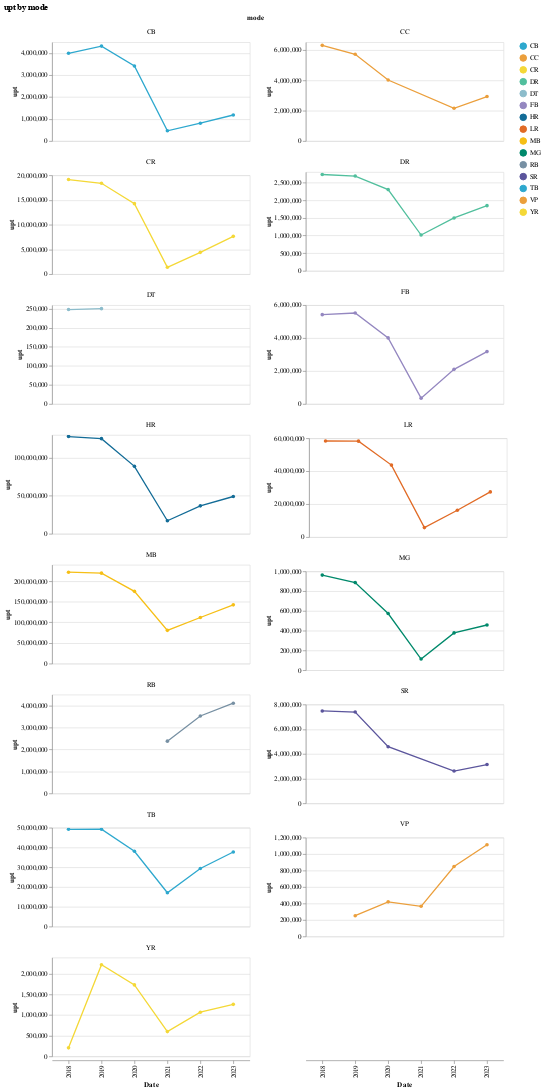

Source (notebook cell):
### Markdown cell above
## Transit Mode

### Code cell
make_line_chart(by_mode_long, y_col = "upt", color_col = "mode", title = "Total Annual UPT by Mode")

### Figure 1 — Vega-Lite specification as saved in the notebook (floating-point values rounded to 4 significant figures)
{"config": {"view": {"continuousWidth": 300, "continuousHeight": 300}}, "data": {"name": "data-e1d5cc65bcc1bb3c05909267b37d2c21"}, "facet": {"field": "mode", "type": "nominal"}, "spec": {"mark": {"type": "line", "point": true}, "encoding": {"color": {"field": "mode", "scale": {"range": ["#2EA8CE", "#EB9F3C", "#F4D837", "#51BF9D", "#8CBCCB", "#9487C0", "#136C97", "#E16B26", "#F6BF16", "#00896B", "#7790A3", "#5B559C"]}, "title": "", "type": "nominal"}, "tooltip": [{"field": "year", "type": "nominal"}, {"field": "upt", "type": "quantitative"}, {"field": "mode", "type": "nominal"}, {"field": "RTPA", "type": "nominal"}], "x": {"field": "year", "title": "Date", "type": "ordinal"}, "y": {"field": "upt", "title": "upt", "type": "quantitative"}}, "height": 150, "name": "view_3", "width": 300}, "columns": 2, "params": [{"name": "param_4", "select": {"type": "interval", "encodings": ["x", "y"]}, "bind": "scales", "views": ["view_3"]}], "resolve": {"scale": {"y": "independent"}}, "title": "upt by mode", "$schema": "https://vega.github.io/schema/vega-lite/v5.20.1.json", "datasets": {"data-e1d5cc65bcc1bb3c05909267b37d2c21": [{"mode": "CB", "RTPA": "Metropolitan Transportation Commission", "year": "2018", "upt": 3994000.0, "previous_y_upt": 0.0, "change_1yr": 0.0, "pct_change_1yr": 100.0}, {"mode": "CB", "RTPA": "Metropolitan Transportation Commission", "year": "2019", "upt": 4322000.0, "previous_y_upt": 3994000.0, "change_1yr": 327600.0, "pct_change_1yr": 7.58}, {"mode": "CB", "RTPA": "Metropolitan Transportation Commission", "year": "2020", "upt": 3415000.0, "previous_y_upt": 4322000.0, "change_1yr": -906600.0, "pct_change_1yr": -26.55}, {"mode": "CB", "RTPA": "Metropolitan Transportation Commission", "year": "2021", "upt": 464800.0, "previous_y_upt": 3415000.0, "change_1yr": -2950000.0, "pct_change_1yr": -634.7}, {"mode": "CB", "RTPA": "Metropolitan Transportation Commission", "year": "2022", "upt": 810300.0, "previous_y_upt": 464800.0, "change_1yr": 345500.0, "pct_change_1yr": 42.64}, {"mode": "CB", "RTPA": "Metropolitan Transportation Commission", "year": "2023", "upt": 1185000.0, "previous_y_upt": 810300.0, "change_1yr": 374600.0, "pct_change_1yr": 31.62}, {"mode": "CC", "RTPA": "Metropolitan Transportation Commission", "year": "2018", "upt": 6292000.0, "previous_y_upt": 0.0, "change_1yr": 0.0, "pct_change_1yr": 100.0}, {"mode": "CC", "RTPA": "Metropolitan Transportation Commission", "year": "2019", "upt": 5704000.0, "previous_y_upt": 6292000.0, "change_1yr": -588600.0, "pct_change_1yr": -10.32}, {"mode": "CC", "RTPA": "Metropolitan Transportation Commission", "year": "2020", "upt": 4012000.0, "previous_y_upt": 5704000.0, "change_1yr": -1691000.0, "pct_change_1yr": -42.15}, {"mode": "CC", "RTPA": "Metropolitan Transportation Commission", "year": "2022", "upt": 2154000.0, "previous_y_upt": 0.0, "change_1yr": 2154000.0, "pct_change_1yr": 100.0}, {"mode": "CC", "RTPA": "Metropolitan Transportation Commission", "year": "2023", "upt": 2926000.0, "previous_y_upt": 2154000.0, "change_1yr": 772300.0, "pct_change_1yr": 26.39}, {"mode": "CR", "RTPA": "Metropolitan Transportation Commission", "year": "2018", "upt": 19140000.0, "previous_y_upt": 0.0, "change_1yr": 0.0, "pct_change_1yr": 100.0}, {"mode": "CR", "RTPA": "Metropolitan Transportation Commission", "year": "2019", "upt": 18380000.0, "previous_y_upt": 19140000.0, "change_1yr": -761300.0, "pct_change_1yr": -4.14}, {"mode": "CR", "RTPA": "Metropolitan Transportation Commission", "year": "2020", "upt": 14260000.0, "previous_y_upt": 18380000.0, "change_1yr": -4120000.0, "pct_change_1yr": -28.89}, {"mode": "CR", "RTPA": "Metropolitan Transportation Commission", "year": "2021", "upt": 1386000.0, "previous_y_upt": 14260000.0, "change_1yr": -12870000.0, "pct_change_1yr": -928.9}, {"mode": "CR", "RTPA": "Metropolitan Transportation Commission", "year": "2022", "upt": 4409000.0, "previous_y_upt": 1386000.0, "change_1yr": 3023000.0, "pct_change_1yr": 68.57}, {"mode": "CR", "RTPA": "Metropolitan Transportation Commission", "year": "2023", "upt": 7652000.0, "previous_y_upt": 4409000.0, "change_1yr": 3243000.0, "pct_change_1yr": 42.38}, {"mode": "DR", "RTPA": "Metropolitan Transportation Commission", "year": "2018", "upt": 2730000.0, "previous_y_upt": 0.0, "change_1yr": 0.0, "pct_change_1yr": 100.0}, {"mode": "DR", "RTPA": "Metropolitan Transportation Commission", "year": "2019", "upt": 2685000.0, "previous_y_upt": 2730000.0, "change_1yr": -44540.0, "pct_change_1yr": -1.66}, {"mode": "DR", "RTPA": "Metropolitan Transportation Commission", "year": "2020", "upt": 2301000.0, "previous_y_upt": 2685000.0, "change_1yr": -383700.0, "pct_change_1yr": -16.67}, {"mode": "DR", "RTPA": "Metropolitan Transportation Commission", "year": "2021", "upt": 1015000.0, "previous_y_upt": 2301000.0, "change_1yr": -1286000.0, "pct_change_1yr": -126.8}, {"mode": "DR", "RTPA": "Metropolitan Transportation Commission", "year": "2022", "upt": 1498000.0, "previous_y_upt": 1015000.0, "change_1yr": 482800.0, "pct_change_1yr": 32.24}, {"mode": "DR", "RTPA": "Metropolitan Transportation Commission", "year": "2023", "upt": 1847000.0, "previous_y_upt": 1498000.0, "change_1yr": 349700.0, "pct_change_1yr": 18.93}, {"mode": "DT", "RTPA": "Metropolitan Transportation Commission", "year": "2018", "upt": 248400.0, "previous_y_upt": 0.0, "change_1yr": 0.0, "pct_change_1yr": 100.0}, {"mode": "DT", "RTPA": "Metropolitan Transportation Commission", "year": "2019", "upt": 250700.0, "previous_y_upt": 248400.0, "change_1yr": 2328.0, "pct_change_1yr": 0.93}, {"mode": "FB", "RTPA": "Metropolitan Transportation Commission", "year": "2018", "upt": 5423000.0, "previous_y_upt": 0.0, "change_1yr": 0.0, "pct_change_1yr": 100.0}, {"mode": "FB", "RTPA": "Metropolitan Transportation Commission", "year": "2019", "upt": 5519000.0, "previous_y_upt": 5423000.0, "change_1yr": 96540.0, "pct_change_1yr": 1.75}, {"mode": "FB", "RTPA": "Metropolitan Transportation Commission", "year": "2020", "upt": 4011000.0, "previous_y_upt": 5519000.0, "change_1yr": -1508000.0, "pct_change_1yr": -37.59}, {"mode": "FB", "RTPA": "Metropolitan Transportation Commission", "year": "2021", "upt": 354400.0, "previous_y_upt": 4011000.0, "change_1yr": -3657000.0, "pct_change_1yr": -1032.0}, {"mode": "FB", "RTPA": "Metropolitan Transportation Commission", "year": "2022", "upt": 2103000.0, "previous_y_upt": 354400.0, "change_1yr": 1749000.0, "pct_change_1yr": 83.15}, {"mode": "FB", "RTPA": "Metropolitan Transportation Commission", "year": "2023", "upt": 3180000.0, "previous_y_upt": 2103000.0, "change_1yr": 1077000.0, "pct_change_1yr": 33.88}, {"mode": "HR", "RTPA": "Metropolitan Transportation Commission", "year": "2018", "upt": 127900000.0, "previous_y_upt": 0.0, "change_1yr": 0.0, "pct_change_1yr": 100.0}, {"mode": "HR", "RTPA": "Metropolitan Transportation Commission", "year": "2019", "upt": 125100000.0, "previous_y_upt": 127900000.0, "change_1yr": -2769000.0, "pct_change_1yr": -2.21}, {"mode": "HR", "RTPA": "Metropolitan Transportation Commission", "year": "2020", "upt": 88700000.0, "previous_y_upt": 125100000.0, "change_1yr": -36410000.0, "pct_change_1yr": -41.05}, {"mode": "HR", "RTPA": "Metropolitan Transportation Commission", "year": "2021", "upt": 17130000.0, "previous_y_upt": 88700000.0, "change_1yr": -71570000.0, "pct_change_1yr": -417.9}, {"mode": "HR", "RTPA": "Metropolitan Transportation Commission", "year": "2022", "upt": 36770000.0, "previous_y_upt": 17130000.0, "change_1yr": 19650000.0, "pct_change_1yr": 53.43}, {"mode": "HR", "RTPA": "Metropolitan Transportation Commission", "year": "2023", "upt": 49040000.0, "previous_y_upt": 36770000.0, "change_1yr": 12270000.0, "pct_change_1yr": 25.02}, {"mode": "LR", "RTPA": "Metropolitan Transportation Commission", "year": "2018", "upt": 58340000.0, "previous_y_upt": 0.0, "change_1yr": 0.0, "pct_change_1yr": 100.0}, {"mode": "LR", "RTPA": "Metropolitan Transportation Commission", "year": "2019", "upt": 58230000.0, "previous_y_upt": 58340000.0, "change_1yr": -107000.0, "pct_change_1yr": -0.18}, {"mode": "LR", "RTPA": "Metropolitan Transportation Commission", "year": "2020", "upt": 43700000.0, "previous_y_upt": 58230000.0, "change_1yr": -14530000.0, "pct_change_1yr": -33.25}, {"mode": "LR", "RTPA": "Metropolitan Transportation Commission", "year": "2021", "upt": 5764000.0, "previous_y_upt": 43700000.0, "change_1yr": -37940000.0, "pct_change_1yr": -658.2}, {"mode": "LR", "RTPA": "Metropolitan Transportation Commission", "year": "2022", "upt": 16290000.0, "previous_y_upt": 5764000.0, "change_1yr": 10530000.0, "pct_change_1yr": 64.63}, {"mode": "LR", "RTPA": "Metropolitan Transportation Commission", "year": "2023", "upt": 27430000.0, "previous_y_upt": 16290000.0, "change_1yr": 11130000.0, "pct_change_1yr": 40.6}, {"mode": "MB", "RTPA": "Metropolitan Transportation Commission", "year": "2018", "upt": 222000000.0, "previous_y_upt": 0.0, "change_1yr": 0.0, "pct_change_1yr": 100.0}, {"mode": "MB", "RTPA": "Metropolitan Transportation Commission", "year": "2019", "upt": 219700000.0, "previous_y_upt": 222000000.0, "change_1yr": -2307000.0, "pct_change_1yr": -1.05}, {"mode": "MB", "RTPA": "Metropolitan Transportation Commission", "year": "2020", "upt": 175400000.0, "previous_y_upt": 219700000.0, "change_1yr": -44290000.0, "pct_change_1yr": -25.25}, {"mode": "MB", "RTPA": "Metropolitan Transportation Commission", "year": "2021", "upt": 80750000.0, "previous_y_upt": 175400000.0, "change_1yr": -94640000.0, "pct_change_1yr": -117.2}, {"mode": "MB", "RTPA": "Metropolitan Transportation Commission", "year": "2022", "upt": 112000000.0, "previous_y_upt": 80750000.0, "change_1yr": 31230000.0, "pct_change_1yr": 27.89}, {"mode": "MB", "RTPA": "Metropolitan Transportation Commission", "year": "2023", "upt": 142700000.0, "previous_y_upt": 112000000.0, "change_1yr": 30710000.0, "pct_change_1yr": 21.52}, {"mode": "MG", "RTPA": "Metropolitan Transportation Commission", "year": "2018", "upt": 962300.0, "previous_y_upt": 0.0, "change_1yr": 0.0, "pct_change_1yr": 100.0}, {"mode": "MG", "RTPA": "Metropolitan Transportation Commission", "year": "2019", "upt": 886500.0, "previous_y_upt": 962300.0, "change_1yr": -75740.0, "pct_change_1yr": -8.54}, {"mode": "MG", "RTPA": "Metropolitan Transportation Commission", "year": "2020", "upt": 573100.0, "previous_y_upt": 886500.0, "change_1yr": -313400.0, "pct_change_1yr": -54.68}, {"mode": "MG", "RTPA": "Metropolitan Transportation Commission", "year": "2021", "upt": 113000.0, "previous_y_upt": 573100.0, "change_1yr": -460100.0, "pct_change_1yr": -407.3}, {"mode": "MG", "RTPA": "Metropolitan Transportation Commission", "year": "2022", "upt": 377600.0, "previous_y_upt": 113000.0, "change_1yr": 264600.0, "pct_change_1yr": 70.08}, {"mode": "MG", "RTPA": "Metropolitan Transportation Commission", "year": "2023", "upt": 457400.0, "previous_y_upt": 377600.0, "change_1yr": 79760.0, "pct_change_1yr": 17.44}, {"mode": "RB", "RTPA": "Metropolitan Transportation Commission", "year": "2021", "upt": 2379000.0, "previous_y_upt": 0.0, "change_1yr": 2379000.0, "pct_change_1yr": 100.0}, {"mode": "RB", "RTPA": "Metropolitan Transportation Commission", "year": "2022", "upt": 3527000.0, "previous_y_upt": 2379000.0, "change_1yr": 1147000.0, "pct_change_1yr": 32.53}, {"mode": "RB", "RTPA": "Metropolitan Transportation Commission", "year": "2023", "upt": 4106000.0, "previous_y_upt": 3527000.0, "change_1yr": 579500.0, "pct_change_1yr": 14.11}, {"mode": "SR", "RTPA": "Metropolitan Transportation Commission", "year": "2018", "upt": 7476000.0, "previous_y_upt": 0.0, "change_1yr": 0.0, "pct_change_1yr": 100.0}, {"mode": "SR", "RTPA": "Metropolitan Transportation Commission", "year": "2019", "upt": 7387000.0, "previous_y_upt": 7476000.0, "change_1yr": -89260.0, "pct_change_1yr": -1.21}, {"mode": "SR", "RTPA": "Metropolitan Transportation Commission", "year": "2020", "upt": 4580000.0, "previous_y_upt": 7387000.0, "change_1yr": -2806000.0, "pct_change_1yr": -61.27}, {"mode": "SR", "RTPA": "Metropolitan Transportation Commission", "year": "2022", "upt": 2611000.0, "previous_y_upt": 0.0, "change_1yr": 2611000.0, "pct_change_1yr": 100.0}, {"mode": "SR", "RTPA": "Metropolitan Transportation Commission", "year": "2023", "upt": 3136000.0, "previous_y_upt": 2611000.0, "change_1yr": 525100.0, "pct_change_1yr": 16.74}, {"mode": "TB", "RTPA": "Metropolitan Transportation Commission", "year": "2018", "upt": 49200000.0, "previous_y_upt": 0.0, "change_1yr": 0.0, "pct_change_1yr": 100.0}, {"mode": "TB", "RTPA": "Metropolitan Transportation Commission", "year": "2019", "upt": 49250000.0, "previous_y_upt": 49200000.0, "change_1yr": 48110.0, "pct_change_1yr": 0.1}, {"mode": "TB", "RTPA": "Metropolitan Transportation Commission", "year": "2020", "upt": 38100000.0, "previous_y_upt": 49250000.0, "change_1yr": -11150000.0, "pct_change_1yr": -29.27}, {"mode": "TB", "RTPA": "Metropolitan Transportation Commission", "year": "2021", "upt": 17110000.0, "previous_y_upt": 38100000.0, "change_1yr": -20990000.0, "pct_change_1yr": -122.7}, {"mode": "TB", "RTPA": "Metropolitan Transportation Commission", "year": "2022", "upt": 29390000.0, "previous_y_upt": 17110000.0, "change_1yr": 12280000.0, "pct_change_1yr": 41.79}, {"mode": "TB", "RTPA": "Metropolitan Transportation Commission", "year": "2023", "upt": 37690000.0, "previous_y_upt": 29390000.0, "change_1yr": 8305000.0, "pct_change_1yr": 22.03}, {"mode": "VP", "RTPA": "Metropolitan Transportation Commission", "year": "2019", "upt": 251600.0, "previous_y_upt": 0.0, "change_1yr": 251600.0, "pct_change_1yr": 100.0}, {"mode": "VP", "RTPA": "Metropolitan Transportation Commission", "year": "2020", "upt": 419600.0, "previous_y_upt": 251600.0, "change_1yr": 168000.0, "pct_change_1yr": 40.05}, {"mode": "VP", "RTPA": "Metropolitan Transportation Commission", "year": "2021", "upt": 365800.0, "previous_y_upt": 419600.0, "change_1yr": -53790.0, "pct_change_1yr": -14.7}, {"mode": "VP", "RTPA": "Metropolitan Transportation Commission", "year": "2022", "upt": 848700.0, "previous_y_upt": 365800.0, "change_1yr": 482900.0, "pct_change_1yr": 56.9}, {"mode": "VP", "RTPA": "Metropolitan Transportation Commission", "year": "2023", "upt": 1113000.0, "previous_y_upt": 848700.0, "change_1yr": 264600.0, "pct_change_1yr": 23.76}, {"mode": "YR", "RTPA": "Metropolitan Transportation Commission", "year": "2018", "upt": 207600.0, "previous_y_upt": 0.0, "change_1yr": 0.0, "pct_change_1yr": 100.0}, {"mode": "YR", "RTPA": "Metropolitan Transportation Commission", "year": "2019", "upt": 2225000.0, "previous_y_upt": 207600.0, "change_1yr": 2017000.0, "pct_change_1yr": 90.67}, {"mode": "YR", "RTPA": "Metropolitan Transportation Commission", "year": "2020", "upt": 1735000.0, "previous_y_upt": 2225000.0, "change_1yr": -490100.0, "pct_change_1yr": -28.25}, {"mode": "YR", "RTPA": "Metropolitan Transportation Commission", "year": "2021", "upt": 601400.0, "previous_y_upt": 1735000.0, "change_1yr": -1134000.0, "pct_change_1yr": -188.5}, {"mode": "YR", "RTPA": "Metropolitan Transportation Commission", "year": "2022", "upt": 1072000.0, "previous_y_upt": 601400.0, "change_1yr": 470400.0, "pct_change_1yr": 43.89}, {"mode": "YR", "RTPA": "Metropolitan Transportation Commission", "year": "2023", "upt": 1264000.0, "previous_y_upt": 1072000.0, "change_1yr": 191900.0, "pct_change_1yr": 15.18}]}}
